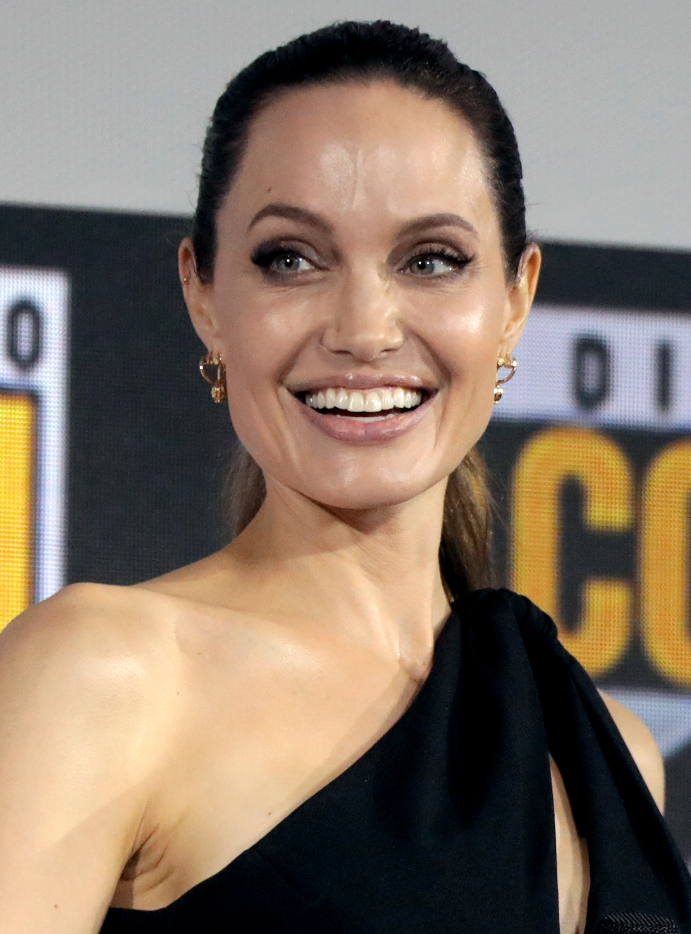
#> input picture nsfw/deepface/tests/dataset/img1.jpg, 1382 x 1868 px (shown at 1/2 size); its folder holds only this picture in this run
$ python -i augmentations.py   (imports and definitions only)
#> lines starting #> are read from the running program, lines starting #| are printed output that depends on the picture
#> further down, picture is the input picture: shape (1868, 1382, 3); mean B, G, R 102.7, 117.5, 133.8
# YOLOv5 🚀 by Ultralytics, GPL-3.0 license
"""
Image augmentation functions
"""

import math
import random

import cv2
import numpy as np

from nsfw.yolov5.utils.general import LOGGER, check_version, colorstr, resample_segments, segment2box
from nsfw.yolov5.utils.metrics import bbox_ioa


class Albumentations:
    # YOLOv5 Albumentations class (optional, only used if package is installed)
    # [27 lines left out: functions __init__, __call__, not called in this run]


def augment_hsv(im, hgain=0.5, sgain=0.5, vgain=0.5):
    # HSV color-space augmentation
#> called with hgain = 0.5, sgain = 0.5, vgain = 0.5
    if hgain or sgain or vgain:
        r = np.random.uniform(-1, 1, 3) * [hgain, sgain, vgain] + 1  # random gains
        hue, sat, val = cv2.split(cv2.cvtColor(im, cv2.COLOR_BGR2HSV))
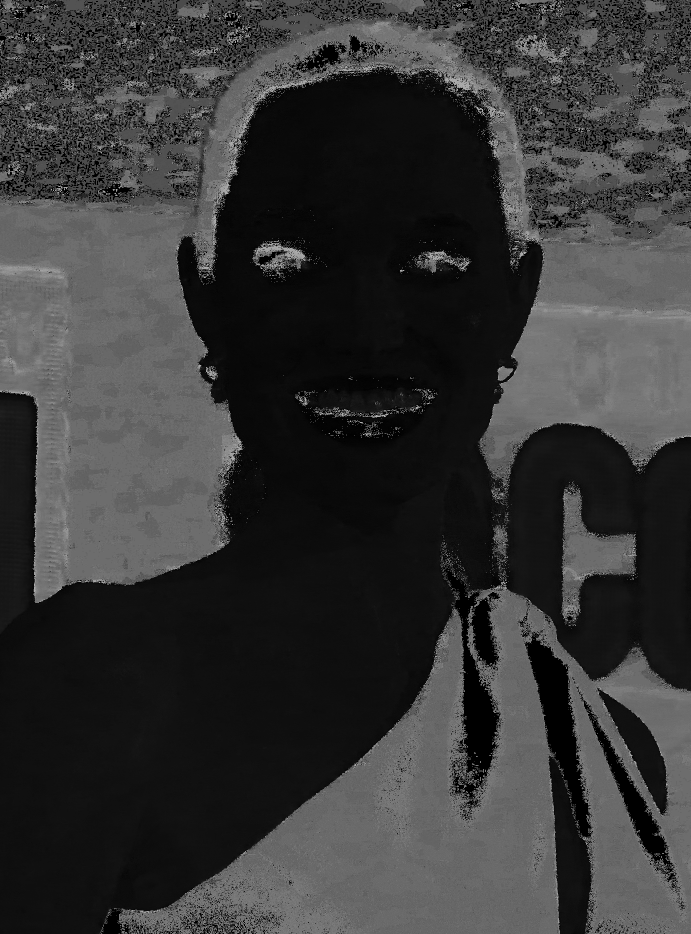
#> hue: shape (1868, 1382) (shown at 1/2 size); min 0, max 179, mean 54.4
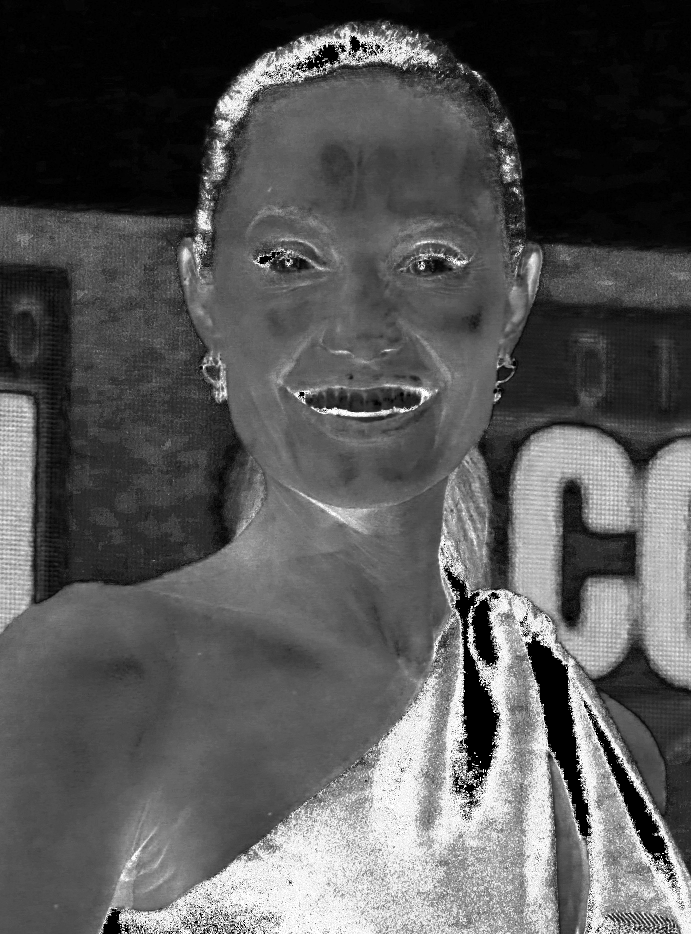
#> sat: shape (1868, 1382) (shown at 1/2 size); min 0, max 255, mean 87.4
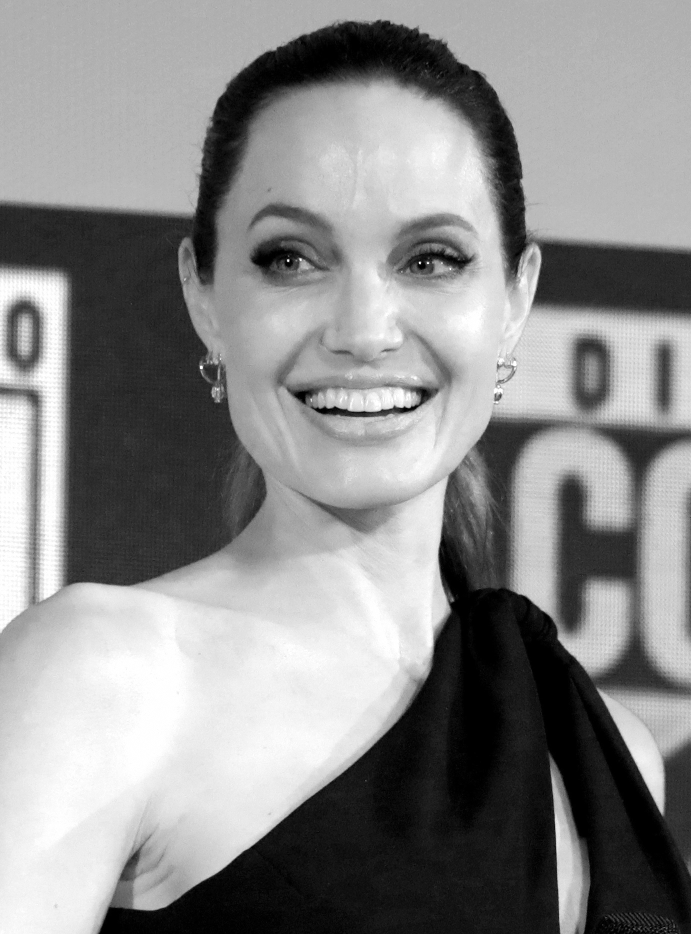
#> val: shape (1868, 1382) (shown at 1/2 size); min 0, max 255, mean 138.5
        dtype = im.dtype  # uint8

        x = np.arange(0, 256, dtype=r.dtype)
        lut_hue = ((x * r[0]) % 180).astype(dtype)
        lut_sat = np.clip(x * r[1], 0, 255).astype(dtype)
#> lut_sat = 256 values from 0 to 255
        lut_val = np.clip(x * r[2], 0, 255).astype(dtype)
#> lut_val = 256 values from 0 to 255

        im_hsv = cv2.merge((cv2.LUT(hue, lut_hue), cv2.LUT(sat, lut_sat), cv2.LUT(val, lut_val)))
#> im_hsv: shape (1868, 1382, 3); mean H, S, V 55.8, 102.4, 150.5
        cv2.cvtColor(im_hsv, cv2.COLOR_HSV2BGR, dst=im)  # no return needed
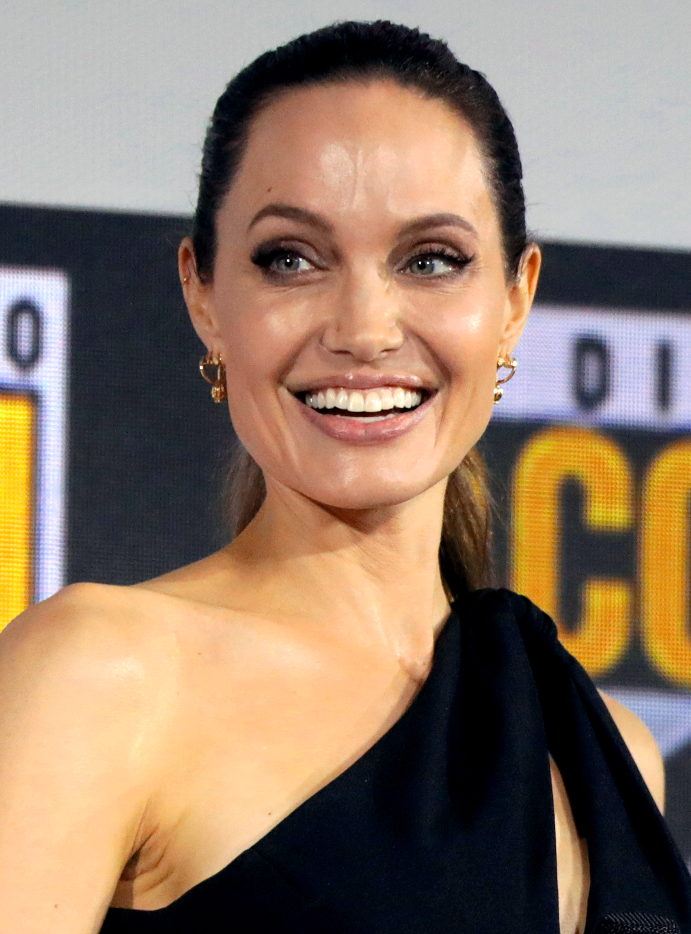
#> im: shape (1868, 1382, 3) (shown at 1/2 size); mean B, G, R 103.4, 122, 144.5


# [222 lines left out: functions hist_equalize, replicate, letterbox, random_perspective, copy_paste, cutout and 2 more, not called in this run]

>>> import cv2
>>> picture = cv2.imread('../../deepface/tests/dataset/img1.jpg')
>>> result = augment_hsv(picture)

$ run again, on nsfw/deepface/tests/dataset/img10.jpg
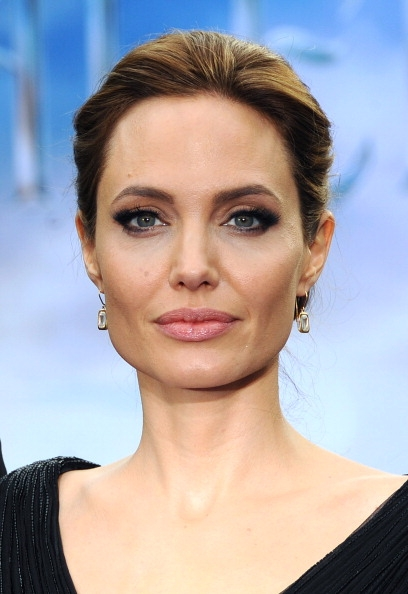
#> input picture nsfw/deepface/tests/dataset/img10.jpg, 408 x 594 px
#> picture is the input picture: shape (594, 408, 3); mean B, G, R 170.9, 165.8, 171.1
#> in augment_hsv, `hue, sat, val = cv2.split(cv2.cvtColor(im, cv2.COLOR_BGR2HSV))`:
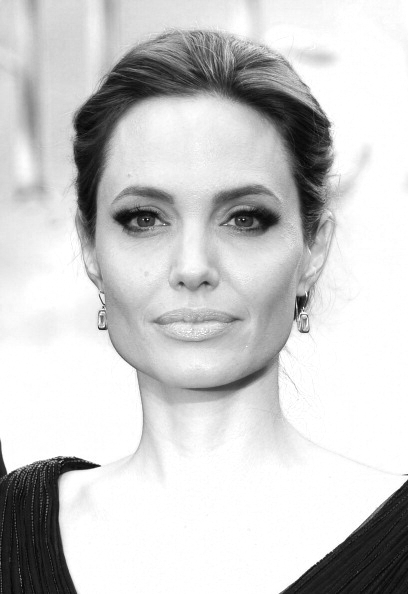
#> val: shape (594, 408); min 3, max 255, mean 203.7
#> im_hsv: shape (594, 408, 3); mean H, S, V 61.4, 103, 212.9
#> in augment_hsv, `cv2.cvtColor(im_hsv, cv2.COLOR_HSV2BGR, dst=im)`:
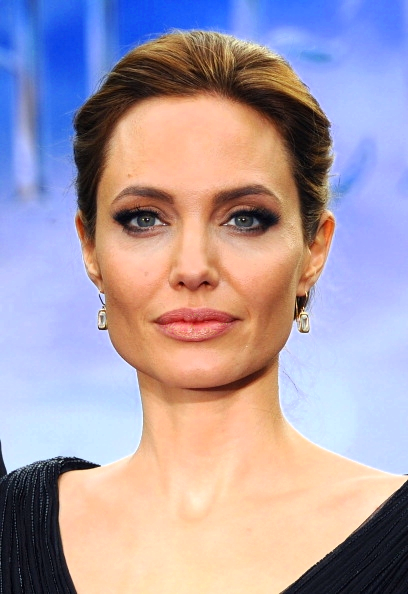
#> im: shape (594, 408, 3); mean B, G, R 170.4, 157.2, 171.4

$ run again, on nsfw/deepface/tests/dataset/img11.jpg
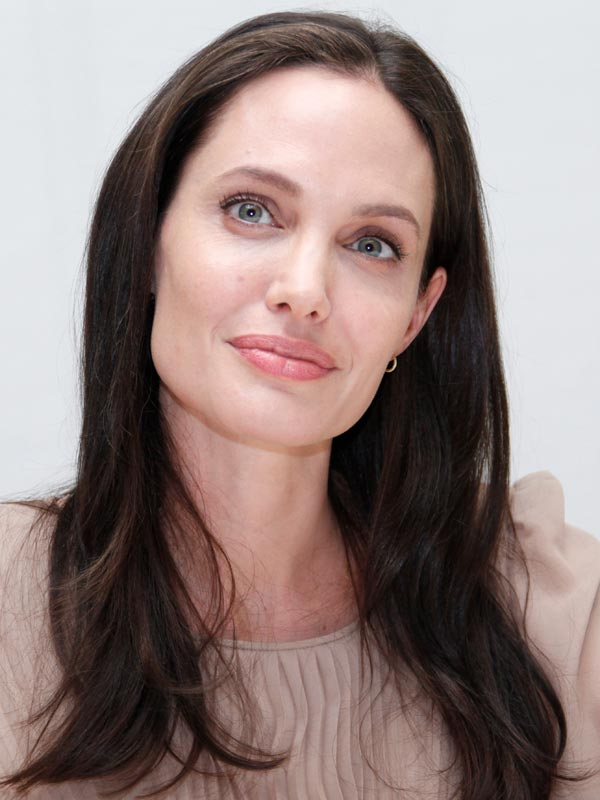
#> input picture nsfw/deepface/tests/dataset/img11.jpg, 600 x 800 px
#> picture is the input picture: shape (800, 600, 3); mean B, G, R 123.5, 126.9, 144.8
#> in augment_hsv, `hue, sat, val = cv2.split(cv2.cvtColor(im, cv2.COLOR_BGR2HSV))`:
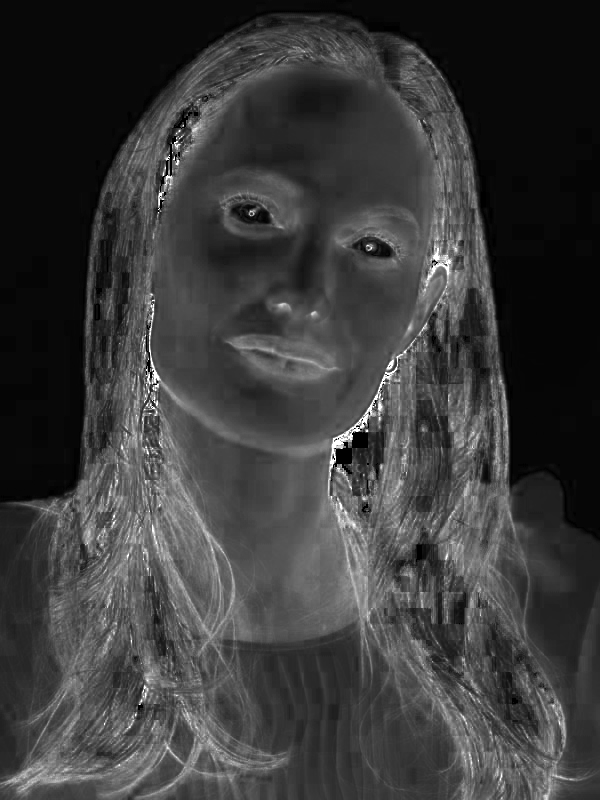
#> sat: shape (800, 600); min 0, max 255, mean 59
#> im_hsv: shape (800, 600, 3); mean H, S, V 35.1, 71, 159.9
#> in augment_hsv, `cv2.cvtColor(im_hsv, cv2.COLOR_HSV2BGR, dst=im)`:
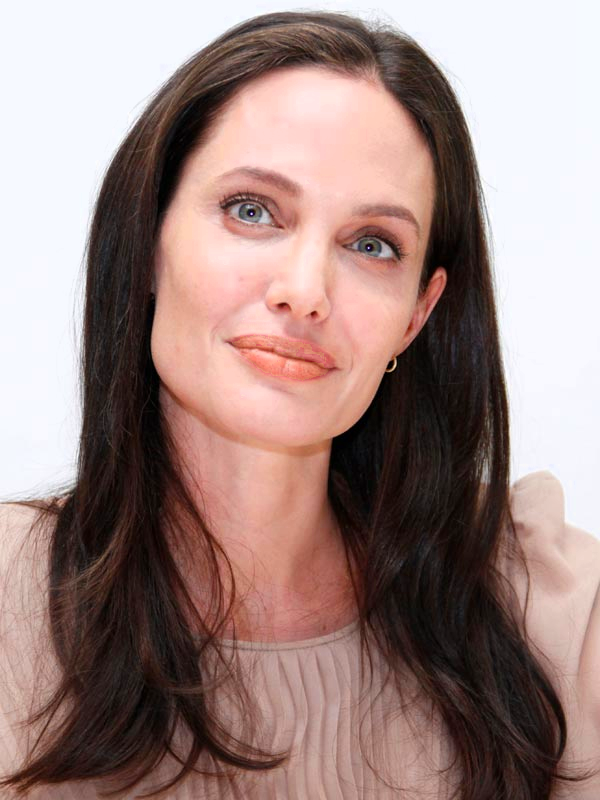
#> im: shape (800, 600, 3); mean B, G, R 129.1, 133.5, 157.8

$ run again, on nsfw/deepface/tests/dataset/img12.jpg
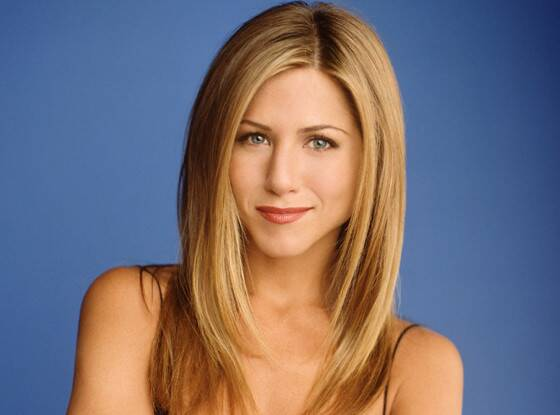
#> input picture nsfw/deepface/tests/dataset/img12.jpg, 560 x 415 px
#> picture is the input picture: shape (415, 560, 3); mean B, G, R 117.6, 110.2, 119.1
#> in augment_hsv, `hue, sat, val = cv2.split(cv2.cvtColor(im, cv2.COLOR_BGR2HSV))`:
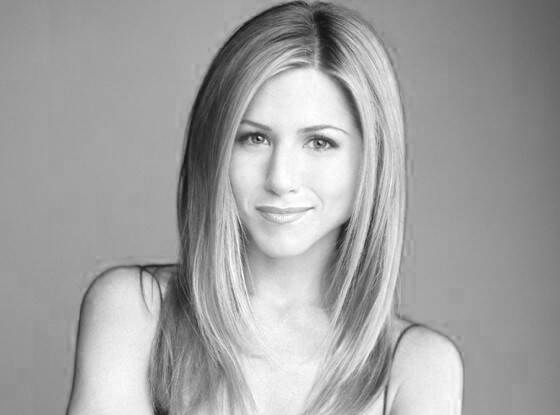
#> val: shape (415, 560); min 16, max 255, mean 162
#> im_hsv: shape (415, 560, 3); mean H, S, V 69.2, 170.3, 177.4
#> in augment_hsv, `cv2.cvtColor(im_hsv, cv2.COLOR_HSV2BGR, dst=im)`:
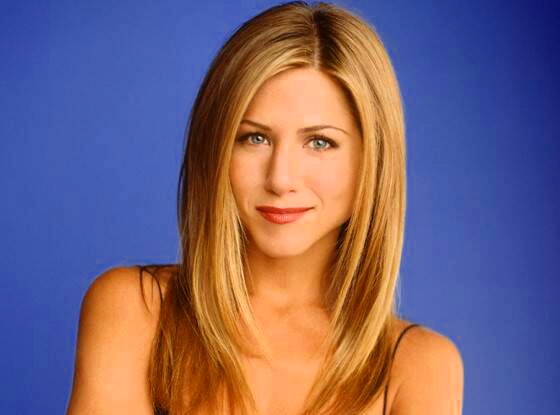
#> im: shape (415, 560, 3); mean B, G, R 118.6, 99.1, 120
